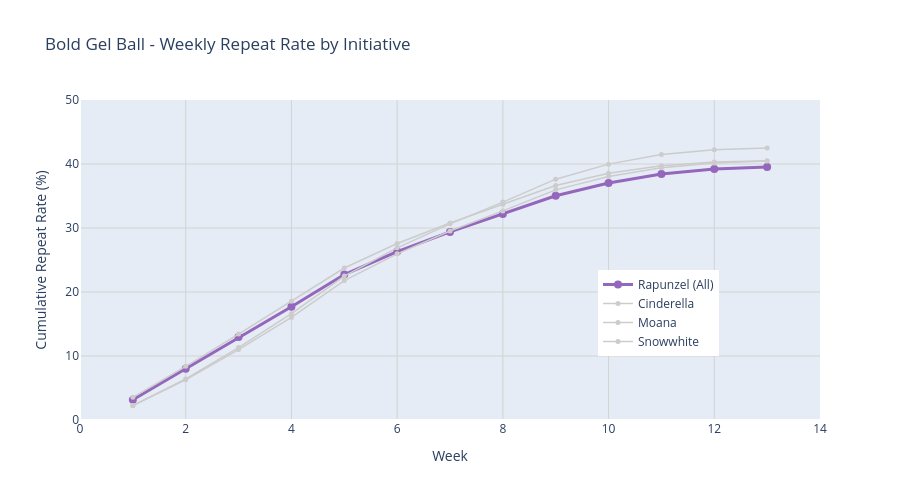

Here is the notebook cell this chart was saved with:
### Code cell
# =============================================================================
# VISUALIZATION 2: Bold Gel Ball - All Initiatives Weekly Repeat Rate
# (Interactive with Rapunzel highlighted)
# =============================================================================

# Filter Bold Gel Ball initiatives
bold_initiatives = ['Rapunzel (All)', 'Cinderella', 'Moana', 'Snowwhite']
bold_weekly = all_weekly_df[all_weekly_df['initiative_name'].isin(bold_initiatives)]

if len(bold_weekly) > 0:
    fig = go.Figure()
    
    # Style settings: Rapunzel highlighted, others grayed out
    for init in bold_initiatives:
        data = bold_weekly[bold_weekly['initiative_name'] == init].sort_values('week')
        if len(data) > 0:
            is_highlight = 'Rapunzel' in init
            
            fig.add_trace(go.Scatter(
                x=data['week'],
                y=data['cumulative_repeat_rate'],
                mode='lines+markers',
                name=init,
                line=dict(
                    color='#9467bd' if is_highlight else '#cccccc',
                    width=3 if is_highlight else 1.5
                ),
                marker=dict(
                    size=8 if is_highlight else 5,
                    color='#9467bd' if is_highlight else '#cccccc'
                ),
                hovertemplate='<b>%{fullData.name}</b><br>Week: %{x}<br>Repeat Rate: %{y:.2f}%<extra></extra>'
            ))
    
    fig.update_layout(
        title='Bold Gel Ball - Weekly Repeat Rate by Initiative',
        xaxis_title='Week',
        yaxis_title='Cumulative Repeat Rate (%)',
        hovermode='closest',
        height=500,
        showlegend=True,
        legend=dict(x=0.7, y=0.2)
    )
    
    fig.update_xaxes(range=[0, 14], gridcolor='lightgray')
    fig.update_yaxes(range=[0, 50], gridcolor='lightgray')
    
    fig.show()
    
    # Display reference table
    print("\n📊 Reference Table: Bold Gel Ball Weekly Data")
    pivot_bold = bold_weekly.pivot_table(
        index='week',
        columns='initiative_name',
        values='cumulative_repeat_rate',
        aggfunc='first'
    ).round(2)
    display(pivot_bold)
else:
    print("⚠ No Bold weekly data available")

### Figure 1 — Plotly figure (JSON) as saved in the notebook; plotly's stock layout.template omitted (floating-point values rounded to 4 significant figures)
{"data": [{"hovertemplate": "<b>%{fullData.name}</b><br>Week: %{x}<br>Repeat Rate: %{y:.2f}%<extra></extra>", "line": {"color": "#9467bd", "width": 3}, "marker": {"color": "#9467bd", "size": 8}, "mode": "lines+markers", "name": "Rapunzel (All)", "type": "scatter", "x": [1.0, 2.0, 3.0, 4.0, 5.0, 6.0, 7.0, 8.0, 9.0, 10.0, 11.0, 12.0, 13.0], "y": [3.16, 8.01, 12.96, 17.69, 22.72, 26.31, 29.39, 32.2, 35.03, 37.04, 38.42, 39.22, 39.53]}, {"hovertemplate": "<b>%{fullData.name}</b><br>Week: %{x}<br>Repeat Rate: %{y:.2f}%<extra></extra>", "line": {"color": "#cccccc", "width": 1.5}, "marker": {"color": "#cccccc", "size": 5}, "mode": "lines+markers", "name": "Cinderella", "type": "scatter", "x": [1.0, 2.0, 3.0, 4.0, 5.0, 6.0, 7.0, 8.0, 9.0, 10.0, 11.0, 12.0, 13.0], "y": [2.24, 6.42, 11.31, 16.62, 22.49, 26.9, 30.65, 34.05, 37.63, 39.98, 41.47, 42.21, 42.49]}, {"hovertemplate": "<b>%{fullData.name}</b><br>Week: %{x}<br>Repeat Rate: %{y:.2f}%<extra></extra>", "line": {"color": "#cccccc", "width": 1.5}, "marker": {"color": "#cccccc", "size": 5}, "mode": "lines+markers", "name": "Moana", "type": "scatter", "x": [1.0, 2.0, 3.0, 4.0, 5.0, 6.0, 7.0, 8.0, 9.0, 10.0, 11.0, 12.0, 13.0], "y": [2.27, 6.29, 11.01, 16.02, 21.78, 25.96, 29.52, 32.67, 35.96, 38.04, 39.41, 40.16, 40.45]}, {"hovertemplate": "<b>%{fullData.name}</b><br>Week: %{x}<br>Repeat Rate: %{y:.2f}%<extra></extra>", "line": {"color": "#cccccc", "width": 1.5}, "marker": {"color": "#cccccc", "size": 5}, "mode": "lines+markers", "name": "Snowwhite", "type": "scatter", "x": [1.0, 2.0, 3.0, 4.0, 5.0, 6.0, 7.0, 8.0, 9.0, 10.0, 11.0, 12.0, 13.0], "y": [3.55, 8.39, 13.42, 18.55, 23.75, 27.58, 30.78, 33.7, 36.65, 38.55, 39.72, 40.33, 40.51]}], "layout": {"height": 500, "hovermode": "closest", "legend": {"x": 0.7, "y": 0.2}, "showlegend": true, "title": {"text": "Bold Gel Ball - Weekly Repeat Rate by Initiative"}, "xaxis": {"gridcolor": "lightgray", "range": [0, 14], "title": {"text": "Week"}}, "yaxis": {"gridcolor": "lightgray", "range": [0, 50], "title": {"text": "Cumulative Repeat Rate (%)"}}}}
